Frame 1 (no input): blank canvas, image omitted
Frame 60 (no input): blank canvas, image omitted
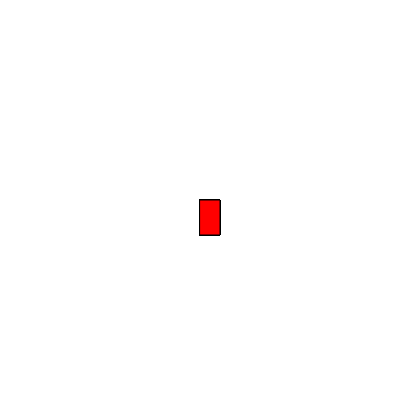
Frame 120 (the mouse pressed at the canvas centre since frame 60)

The p5.js sketch whose frames 1 and 60 were blank and that drew this single picture after the mouse press (run headless with seeded random() and noise() and a simulated clock; from frame 60 on, the mouse is pressed at the canvas centre):

// p5.js sketch
// ── sketch.js
function setup() {
    createCanvas(400, 400);
    background("white")
  }
  
  function draw() 
  {
    stroke("black");
    fill("red");
    
    
    if (mouseIsPressed) 
    {
      rect(mouseX, mouseY, 20, 35);
    }
  }
  
